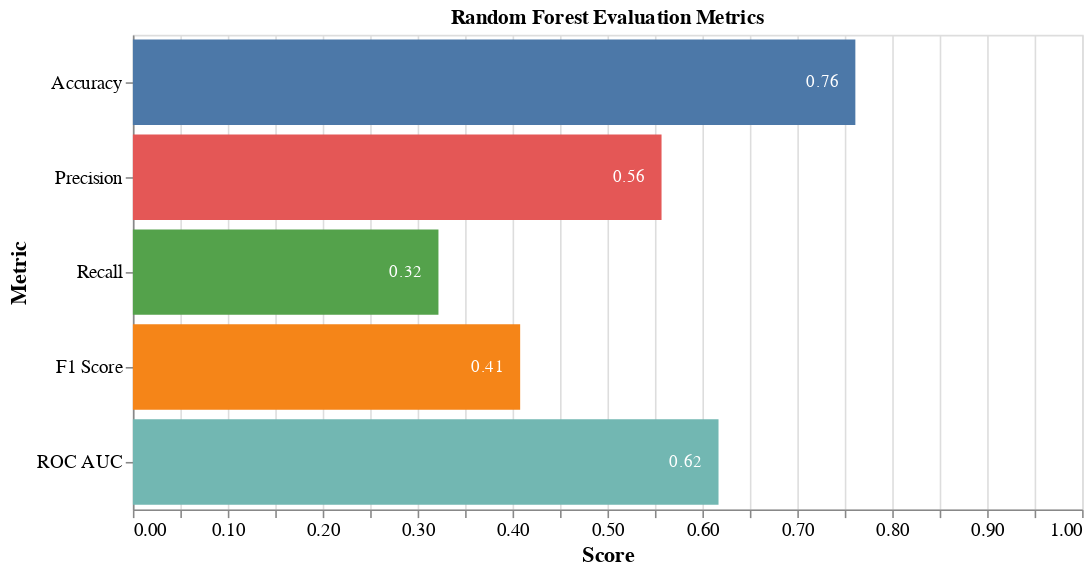

This figure's notebook cell:
### Code cell
metrics_scores = {
    "Accuracy": accuracy,
    "Precision": precision,
    "Recall": recall,
    "F1 Score": f1,
    "ROC AUC": roc_auc,
}

df_metrics = pd.DataFrame(list(metrics_scores.items()), columns=["Metric", "Score"])

base = alt.Chart(df_metrics).encode(
    y=alt.Y("Metric:N", axis=alt.Axis(title="Metric"), sort=df_metrics["Metric"].values),
    x=alt.X("Score:Q", axis=alt.Axis(title="Score"), scale=alt.Scale(domain=[0, 1])),
)

bar = base.mark_bar().encode(
    color=alt.Color("Metric:N", legend=None), text=alt.Text("Score:Q", format=".2f")
)

text = base.mark_text(
    align="right",
    baseline="middle",
    color="white",
    dx=-10,
).encode(text=alt.Text("Score:Q", format=".2f"))

chart = (
    (bar + text)
    .properties(title=f"{MODEL_NAME} Evaluation Metrics", width=600, height=300)
    .configure_axis(labelFontSize=12, titleFontSize=14)
)

# Can't get this one to save programmatically :(
# from altair_saver import save
# chart.save(f"./visualizations/{MODEL}_metrics.png")
# save(chart, f"./visualizations/{MODEL}_metrics.png")

chart

### Figure 1 — Vega-Lite specification as saved in the notebook (floating-point values rounded to 4 significant figures)
{"config": {"view": {"continuousWidth": 300, "continuousHeight": 300}, "axis": {"labelFontSize": 12, "titleFontSize": 14}}, "layer": [{"mark": {"type": "bar"}, "encoding": {"color": {"field": "Metric", "legend": null, "type": "nominal"}, "text": {"field": "Score", "format": ".2f", "type": "quantitative"}, "x": {"axis": {"title": "Score"}, "field": "Score", "scale": {"domain": [0, 1]}, "type": "quantitative"}, "y": {"axis": {"title": "Metric"}, "field": "Metric", "sort": ["Accuracy", "Precision", "Recall", "F1 Score", "ROC AUC"], "type": "nominal"}}}, {"mark": {"type": "text", "align": "right", "baseline": "middle", "color": "white", "dx": -10}, "encoding": {"text": {"field": "Score", "format": ".2f", "type": "quantitative"}, "x": {"axis": {"title": "Score"}, "field": "Score", "scale": {"domain": [0, 1]}, "type": "quantitative"}, "y": {"axis": {"title": "Metric"}, "field": "Metric", "sort": ["Accuracy", "Precision", "Recall", "F1 Score", "ROC AUC"], "type": "nominal"}}}], "data": {"name": "data-ff4faea22131647e6b8ad6b73bbc8a34"}, "height": 300, "title": "Random Forest Evaluation Metrics", "width": 600, "$schema": "https://vega.github.io/schema/vega-lite/v5.14.1.json", "datasets": {"data-ff4faea22131647e6b8ad6b73bbc8a34": [{"Metric": "Accuracy", "Score": 0.7611}, {"Metric": "Precision", "Score": 0.557}, {"Metric": "Recall", "Score": 0.3219}, {"Metric": "F1 Score", "Score": 0.408}, {"Metric": "ROC AUC", "Score": 0.617}]}}
